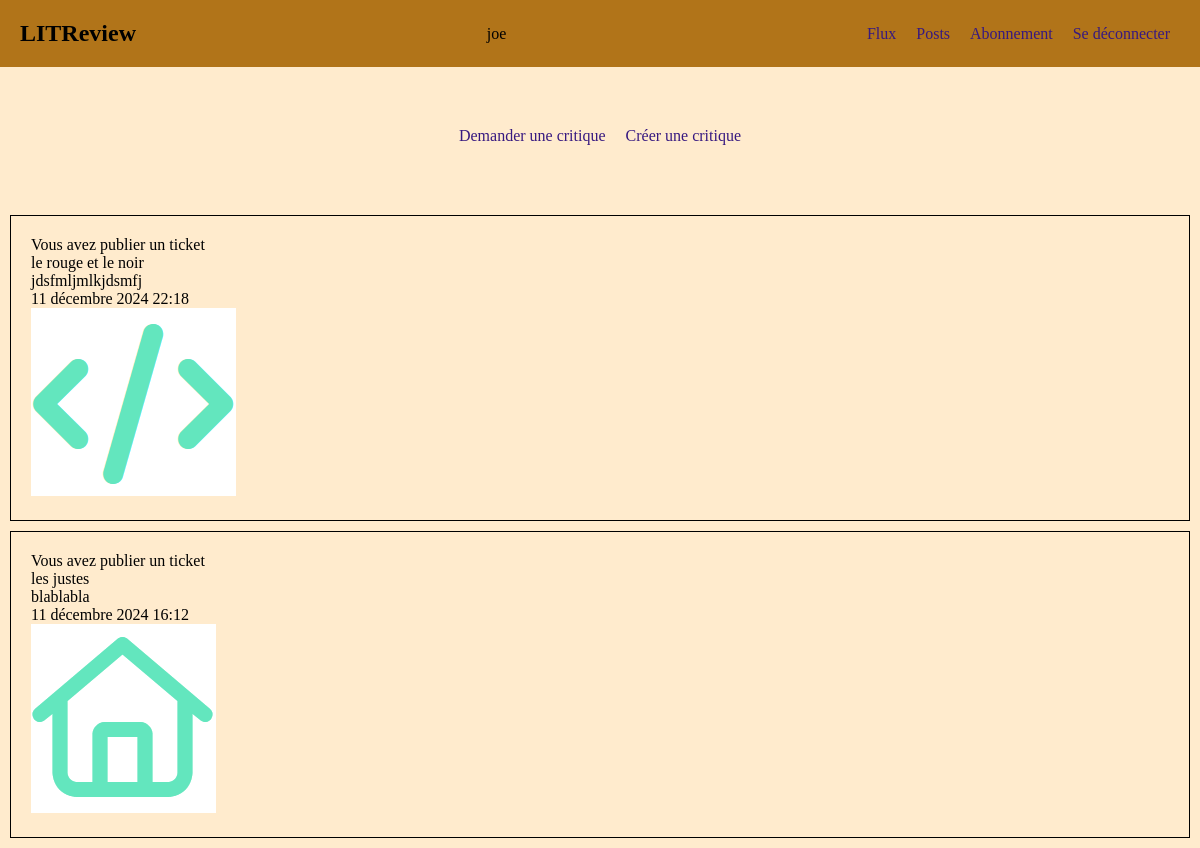
The app's page /review/flux/ (signed in), older data.
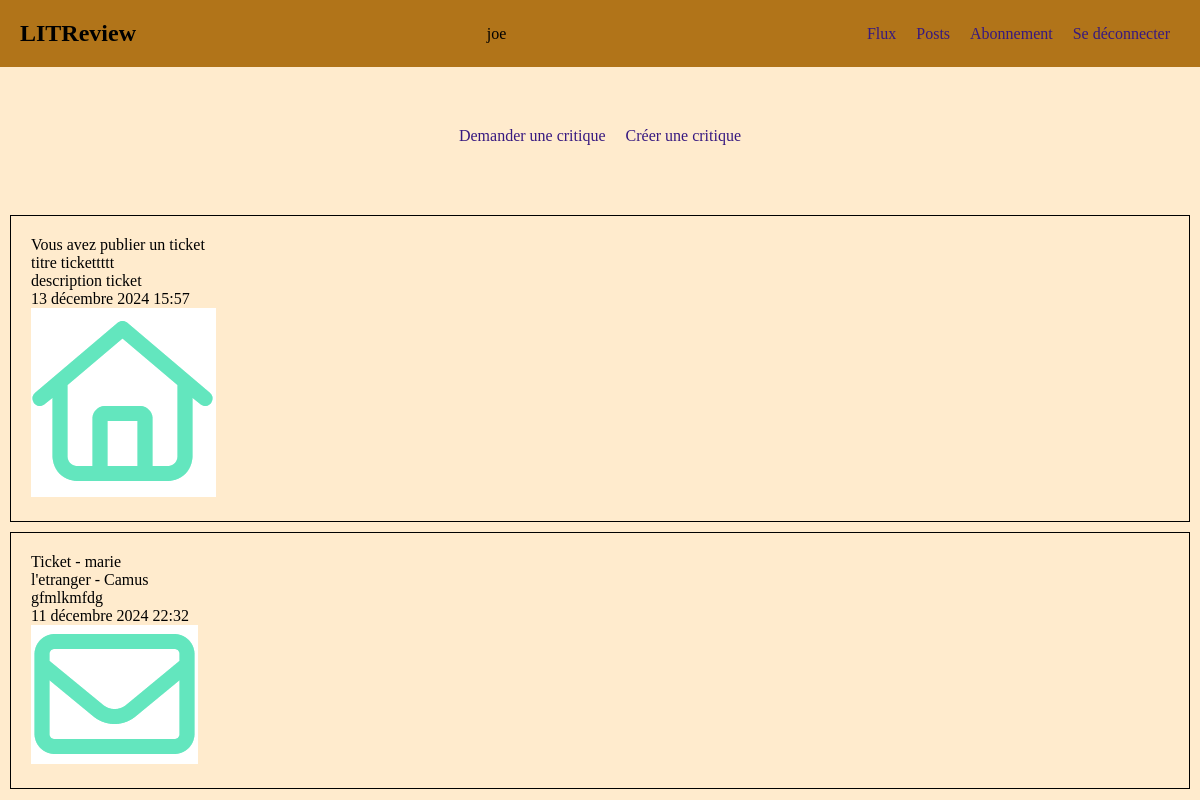
The same page, newer data.
### review/models.py (models this page shows)
class Ticket(models.Model):
    title = models.CharField(max_length=128)
    description = models.CharField(max_length=2048, blank=True)
    user = models.ForeignKey(to=settings.AUTH_USER_MODEL, on_delete=models.CASCADE)
    image = models.ImageField(null=True, blank=True)
    time_created = models.DateTimeField(auto_now_add=True)

### authentication/models.py (models this page shows, shortened)
class User(AbstractBaseUser, PermissionsMixin):
    username = models.CharField(max_length=20, unique=True)
    is_active = models.BooleanField(default=True)
    is_superuser = models.BooleanField(default=False)
    is_staff = models.BooleanField(default=False)
    date_joined = models.DateTimeField(default=timezone.now)
    last_login = models.DateTimeField(blank=True, null=True)
    objects = CustomUserManager()
    USERNAME_FIELD = 'username'
    REQUIRED_FIELDS = []

### review/views.py (the view)
# urls.py: path('flux/', views.FluxView.as_view(), name='flux'),
class FluxView(LoginRequiredMixin, View):
    template = 'review/flux.html'
    ticket_class = models.Ticket
    review_class = models.Review
    def get(self, request):
        users_viewable = User.objects.filter(
            Q(follow_user__user = request.user) |
            Q(pk=request.user.pk)
        )
        tickets = self.ticket_class.objects.filter(user__in=users_viewable)
        tickets = tickets.annotate(content_type=Value('TICKET', CharField()))
        reviews = self.review_class.objects.filter(user__in=users_viewable)
        reviews = reviews.annotate(content_type=Value('REVIEW', CharField()))
        posts = sorted(
            chain(tickets, reviews),
            key=lambda post: post.time_created,
            reverse=True
        )
        return render(request, self.template, context={'posts': posts})

### review/templates/review/flux.html
{% extends 'base.html' %}
{% block content %}
    <div class="flux_head">
        <a href="{% url 'create_ticket' %}">Demander une critique</a>
        <a href="{% url 'create_review' %}">Créer une critique</a>
    </div>
    <div>
        {% for post in posts %}
            <div class="cadre">
                {% if post.content_type == 'TICKET' %}
                {% include 'review/partials/ticket_snippet.html' %}
                {% elif post.content_type == 'REVIEW' %}
                {% include 'review/partials/review_snippet.html' %}
                {% endif %}
            </div>
        {% endfor %}
    </div>
{% endblock %}

### review/templates/review/partials/ticket_snippet.html
<div class="head_left">
    {% if post.user == user %}
    <p>Vous avez publier un ticket</p>
    {% else %}
    <p>Ticket - {{ post.user }}</p>
    {% endif %}
    <p>{{ post.title }}</p>
    <p>{{ post.description }}</p>
</div>
<p>{{ post.time_created }}</p>
{% if post.image %}
    <img src="{{ post.image.url }}" alt="">
{% endif %}

Row changes from the older to the newer data that the page shows:
removed Ticket: shows "Vous avez publier un ticket", title "le rouge et le noir", description "jdsfmljmlkjdsmfj", time_created "11 décembre 2024 22:18", image (picture)
removed Ticket: shows "Vous avez publier un ticket", title "les justes", description "blablabla", time_created "11 décembre 2024 16:12", image (picture)
added Ticket: shows "Vous avez publier un ticket", title "titre tickettttt", description "description ticket", time_created "13 décembre 2024 15:57", image (picture)
now on this page (row unchanged): Ticket: user "marie", title "l'etranger - Camus", description "gfmlkmfdg", time_created "11 décembre 2024 22:32", image (picture)
